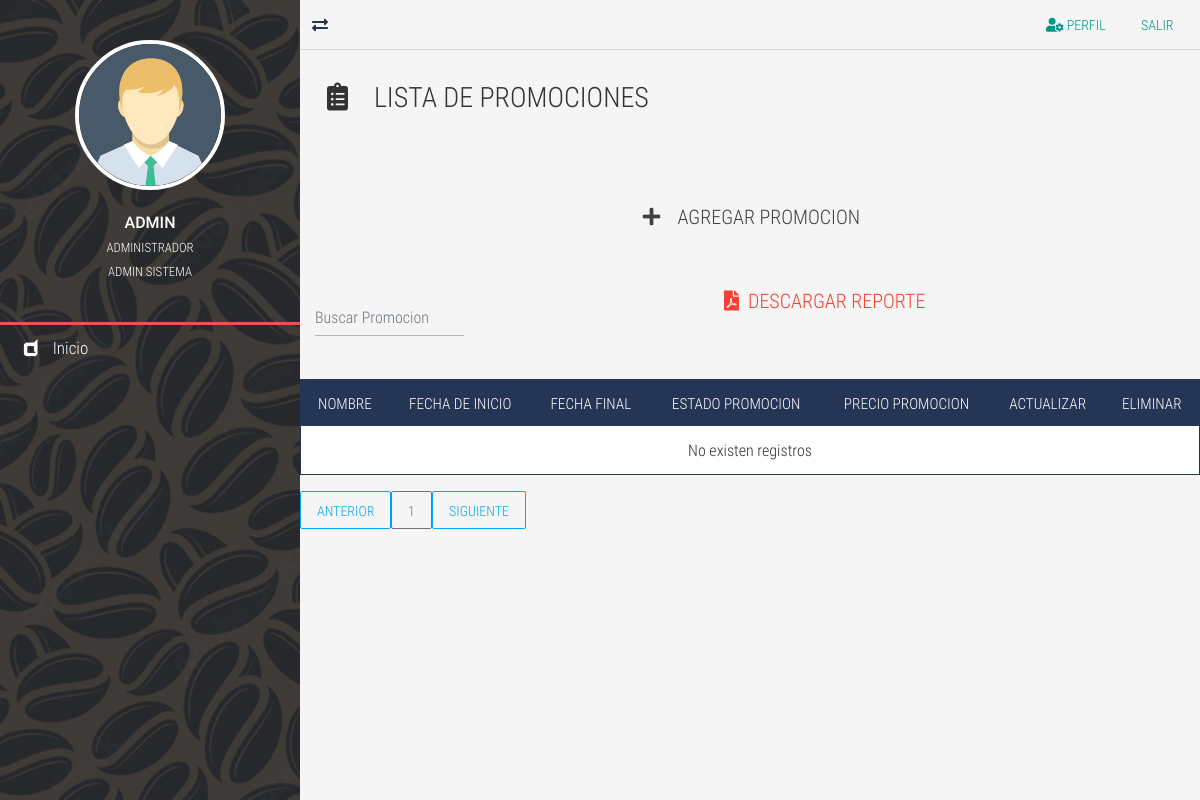
/promociones-list/ (signed in), run on an earlier commit of the app's database.
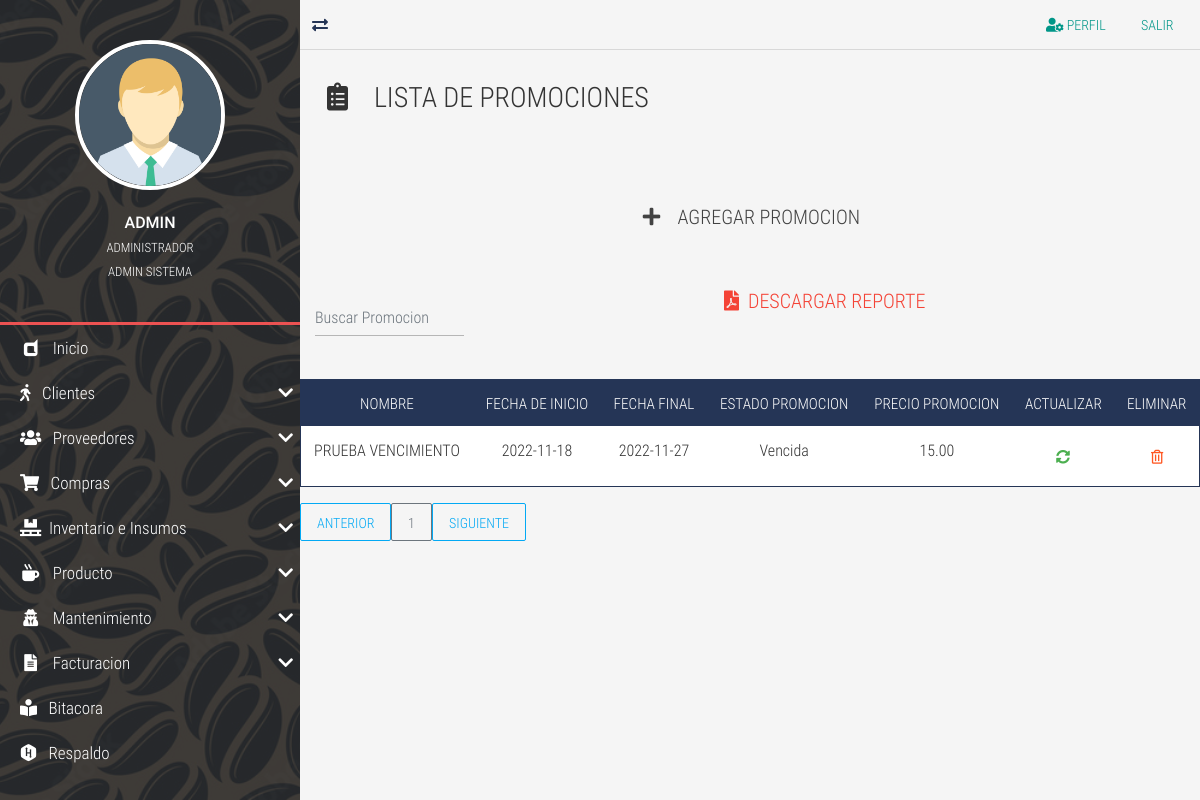
And on a later commit of the database.
### tables this page shows
CREATE TABLE `TBL_promociones` (
  `id_promociones` int NOT NULL AUTO_INCREMENT,
  `nom_promocion` varchar(45) DEFAULT NULL,
  `fech_ini_promo` date DEFAULT NULL,
  `fech_fin_promo` date DEFAULT NULL,
  `id_estado_promocio` int DEFAULT NULL,
  `precio_promocion` decimal(6,2) DEFAULT NULL,
  PRIMARY KEY (`id_promociones`),
  KEY `id_estado_promocio` (`id_estado_promocio`),
  CONSTRAINT `FK_TBL_promociones_TBL_estado_promociones` FOREIGN KEY (`id_estado_promocio`) REFERENCES `TBL_estado_promociones` (`id_estado_promociones`)
);

CREATE TABLE `TBL_estado_promociones` (
  `id_estado_promociones` int NOT NULL AUTO_INCREMENT,
  `nom_estado_promociones` varchar(15) DEFAULT NULL,
  PRIMARY KEY (`id_estado_promociones`)
);

### controladores/vistasControlador.php (called while the page is built, shortened)
<?php
	class vistasControlador extends vistasModelo{
		public function obtener_plantilla_controlador(){
			return require_once "./vistas/plantilla.php";
		}
	}

### index.php (called while the page is built, shortened)
<?php
	require_once "./controladores/vistasControlador.php";
	$plantilla = new vistasControlador();
	$plantilla->obtener_plantilla_controlador();

### vistas/contenidos/promociones-list-view.php (the view, shortened to what the changed rows need)
<?php
$where="";
?>
  <br>
      <table class="table table-striped table-dark table_id text-center" id="tblDatos">
                         <thead>
                         <tr>
                        <th>NOMBRE</th>
                        <th>FECHA DE INICIO</th>
                        <th>FECHA FINAL</th>
                        <th>ESTADO PROMOCION</th>
                        <th>PRECIO PROMOCION</th>
						<th>ACTUALIZAR</th>
						<TH>ELIMINAR</TH>
                        </tr>
                        </thead>
                        <tbody>
				<?php
include ("./cone.php");
 $SQL="SELECT p.id_promociones, p.nom_promocion, p.fech_ini_promo, p.fech_fin_promo,
 ep.nom_estado_promociones, p.precio_promocion FROM TBL_promociones p
 inner join TBL_estado_promociones ep on ep.id_estado_promociones=p.id_estado_promocio;
 $where";
$dato = mysqli_query($conexion, $SQL);
if($dato -> num_rows >0){
    while($fila=mysqli_fetch_array($dato)){
?>
<td><?php echo $fila['nom_promocion']; ?></td>
<td><?php echo $fila['fech_ini_promo']; ?></td>
<td><?php echo $fila['fech_fin_promo']; ?></td>
<td><?php echo $fila['nom_estado_promociones']; ?></td>
<td><?php echo $fila['precio_promocion']; ?></td>
<td>
				<div class="btn btn-success" data-toggle="modal" data-target="#ModalActualizar<?php echo $fila['id_promociones'];?>">
					<i class="fas fa-sync-alt"> </i>
				</div>
			</td>
<td>
	<form class="FormularioAjax" action="<?php echo SERVERURL; ?>ajax/promocionesAjax.php" method="POST" data-form="delete" autocomplete="off">
	<button type="submit" class="btn btn-warning">
		<i class="far fa-trash-alt"></i>
	</button>
	</form>
</td>
<?php
}
}else{
    ?>
    <tr class="text-center">
    <td colspan="16">No existen registros</td>
    </tr>
    <?php
}
?>
	</body>

### vistas/inc/NavLateral.php (shortened to what the changed rows need)
<?php
include ("./cone.php");
	$rol=$_SESSION['id_rol'];
	$sql="SELECT tipo_objeto FROM TBL_permisos
	where id_rol='$rol'";
	$dato = mysqli_query($conexion, $sql);
		if($dato -> num_rows >0){
			while($fila=mysqli_fetch_array($dato)){
				if($fila['tipo_objeto']=='Proveedores'){
					$proveedores='true';
				}
				if($fila['tipo_objeto']=='Insumos'){
					$insumos='true';
				}
				if($fila['tipo_objeto']=='Productos'){
					$productos='true';
				}
				if($fila['tipo_objeto']=='Compras'){
					$compras='true';
				}
				if($fila['tipo_objeto']=='Mantenimiento'){
					$mantenimiento='true';
				}
				if($fila['tipo_objeto']=='Administracion'){
					$administracion='true';
				}
				if($fila['tipo_objeto']=='Facturacion'){
					$facturacion='true';
				}
			}
		}
	?>
<section class="full-box nav-lateral">
	<div class="full-box nav-lateral-content">
		<nav class="full-box nav-lateral-menu">
			<ul>
				<?php
					if(isset($facturacion)=='true'){
				?>
				<li>
					<a href="#" class="nav-btn-submenu"><i class="fas fa-walking"></i> &nbsp; Clientes <i class="fas fa-chevron-down"></i></a>
				</li>
				<?php
					}
				?>
				<?php
					if(isset($proveedores)=='true'){
				?>
				<li>
					<a href="#" class="nav-btn-submenu"><i class="fas fa-users fa-fw"></i> &nbsp; Proveedores <i class="fas fa-chevron-down"></i></a>
				</li>
				<?php
					}
				?>
				<?php
					if(isset($compras)=='true'){
				?>
				<li>
					<a href="#" class="nav-btn-submenu"><i class="fas fa-shopping-cart"></i></i> &nbsp; Compras <i class="fas fa-chevron-down"></i></a>
				</li>
				<?php
					}
				?>
				<?php
					if(isset($insumos)=='true'){
				?>
				<li>
					<a href="#" class="nav-btn-submenu"><i class="fas fa-pallet fa-fw"></i> &nbsp;Inventario e Insumos <i class="fas fa-chevron-down"></i></a>
				</li>
				<?php
					}
				?>
				<?php
					if(isset($productos)=='true'){
				?>
				<li>
					<a href="#" class="nav-btn-submenu"><i class="fas fa-mug-hot fa-fw"></i> &nbsp; Producto <i class="fas fa-chevron-down"></i></a>
				</li>
				<?php
					}
				?>
				<?php
					if(isset($mantenimiento)=='true'){
				?>
				<li>
					<a href="#" class="nav-btn-submenu"><i class="fas  fa-user-secret fa-fw"></i> &nbsp; Mantenimiento <i class="fas fa-chevron-down"></i></a>
				</li>
				<?php
					}
				?>
				<?php
					if(isset($facturacion)=='true'){
				?>
				<li>
				<a href="#" class="nav-btn-submenu"><i class="fas  fa-file-alt fa-fw"></i> &nbsp; Facturacion <i class="fas fa-chevron-down"></i></a>
				</li>
				<?php
					}
				?>
				<?php
					if(isset($administracion)=='true'){
				?>
				<li>
					<a href="<?php echo SERVERURL; ?>bitacora/"><i class="fas fa-book-reader"></i> &nbsp; Bitacora</a>
				</li>
				<li>
					<a href="<?php echo SERVERURL; ?>respaldo/"><i class="fab fa-hackerrank"></i></i> &nbsp; Respaldo</a>
				</li>
				<?php
					}
				?>
			</ul>
		</nav>
	</div>
</section>

What changed in the data, as far as the page shows it:
added tbl_promociones: nom_promocion "PRUEBA VENCIMIENTO", fech_ini_promo "2022-11-18", fech_fin_promo "2022-11-27", id_estado_promocio.nom_estado_promociones "Vencida", precio_promocion "15.00"
Also different on the page:
text no longer shown: "No existen registros"
text now shown: "Clientes Proveedores Compras Inventario e Insumos Producto Mantenimiento Facturacion Bitacora Respaldo"
